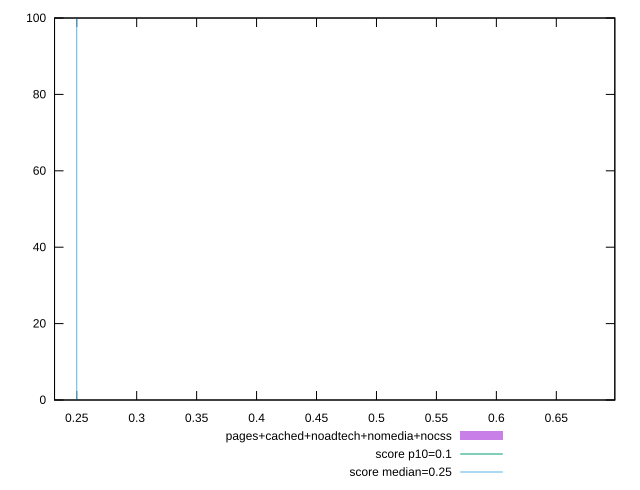

gnuplot code for this plot:
reset

$pagesCachedNoadtechNomediaNocss <<EOF
0.231479600694 2
0.698805989583 98
EOF

set key outside below
set boxwidth 1e-12
set xrange [0.23147960069444443:0.6988059895833333]
set yrange [0:100]
set trange [0:100]
set style fill transparent solid 0.5 noborder

set parametric
set terminal svg size 640, 490 enhanced background rgb 'white'
set output "report_00015_2021-02-09T16-11-33.973Z/cumulative-layout-shift/comparison/histogram/4_vs_5.svg"

plot $pagesCachedNoadtechNomediaNocss title "pages+cached+noadtech+nomedia+nocss" with boxes, \
     0.1,t title "score p10=0.1", \
     0.25,t title "score median=0.25"

reset
